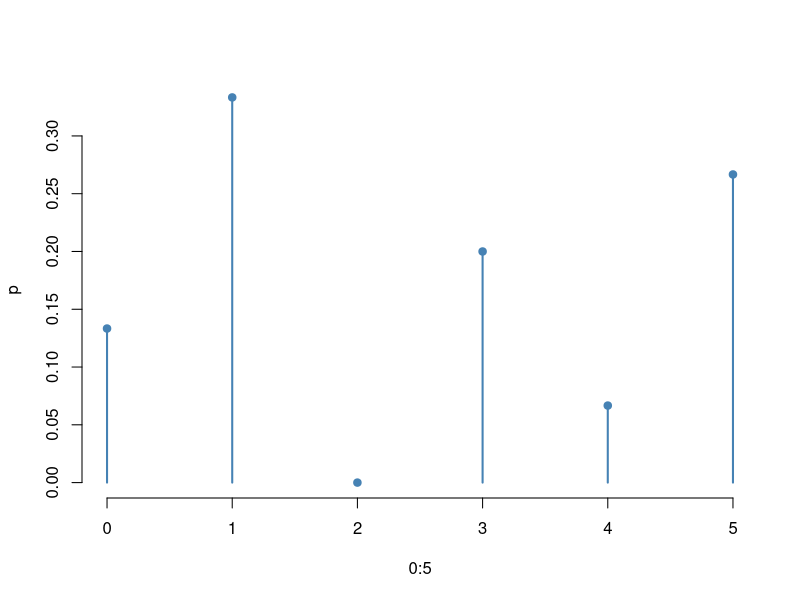

This chart was generated by the following R code: (Note: this script raises an error after producing the figure.)
#definimos fn de prob puntual
p = c(2/15,1/3,0,1/5,1/15,4/15)
names(p)<-0:5
sum(p)
p

#grafico de bastones
plot(0:5,p,col="steelblue",pch=19,frame.plot = F)
segments(x0=0:5,x1=0:5,y0=0,y1=p,col="steelblue",lwd=2)

Fx = function(x){
  cumsum(p)[x+1]
}
Fx(0)

#P(X>2)
1-Fx(2)
sum(p[4:6])
#Px(X<=1)
Fx(1)
sum(p[c("0","1")])
#P(X<1)
Fx(1)-p["1"]
p["0"]
#F(x)
Fx(1)
#𝑃[3 ≤ 𝑋 ≤ 4]
Fx(4)-Fx(2)
sum(p[c("3","4")])

#Ejercicio 2
p = c(1/30,3/30,12/30,8/30,6/30)
names(p)<-c("0","2","5","6","10")
p

Z = 2*c(0,2,5,6,10)-20
sum(Z*p)
sum()

#Ejercicio 4
#P(X<=3)
pbinom(3,prob = 0.1,size = 20)
#P(X>=3) = 1 - P(X<=2)
1-pbinom(2,prob = 0.1,size = 20)
#P(X=3)
dbinom(3,size = 20,prob = 0.1)

#Ejercicio 5
p=c(15,28,41,13)/100
p=c(p,1-sum(p))
#Valor esperado
sum(p*c(200,250,250,250,50))
#en 1000 empleados
sum(p*c(200,250,250,250,50))*1000

#Ejercicio 6
p=.34
#P(X=7)
dbinom(7,size = 15,prob = p)
pbinom(3,size = 15,prob = p)
pbinom(4,size = 15,prob = p)
#P(X>=8) = 1 - P(X<=7)
1- pbinom(7,15,p)
pbinom(7,15,p,lower.tail = F)
#P(X>10)
pbinom(10,15,p,lower.tail = F)
#P(4<=X<=9)
pbinom(9,15,p)-pbinom(3,15,p)
sum(dbinom(4:9,15,p))
#P(X>0) = 1 - P(X=0)
1 - dbinom(0,15,p)
#6 No Casados => 15-6 = 9 Casados
#P(X>=9) = 1 - P(X<=8)
1 - pbinom(8,15,p)
#Esperanza, Var, SD
15*p
15*p*(1-p)
sqrt(15*p*(1-p))

#Ejercicio  7
n = 10
p = 4/10
dbinom(3,size = 7,prob = p)

#Ejercicio 8
mu = 0.6
sd = 0.15
#P(.42<X<.90|X>.51)
#P(.51<X<.90)/P(X>.51)
num = pnorm(.90,mean = mu,sd = sd) - pnorm(.51,mean = mu,sd = sd)
num / (1 - pnorm(.51,mean=mu,sd=sd))
#P(X>a)=1%
qnorm(1/100,mean = mu,sd=sd)
#Y~Bi(n=15,p=?)
p = 1-pnorm(.75)
#P(Y>2)
#1 - P(Y<=2)
pbinom(2,15,p=p)

#Ejercicio 9
#mu=500g
#P(X>512)=.32
qnorm(1-.32)
512-500 / sd = 0.47
sd = (512-500)/qnorm(1-.32)
qnorm(1-.32,mean = 500,sd=sd)
#P(X<475)
pnorm(475,mean=500,sd=sd)
#Y~Bi(n=15,p=(P(X<493)))
p=pnorm(493,mean = 500,sd=sd)
(2/5)*15
#P(Y<=6)
pbinom(6,size = 15,p=p)

#Ejercicio 10
#p=7%
#n=12
#P(X=0) * 2.5
p0 = dbinom(0,size = 12,prob = 7/100)
#P(X=1 U X=2) * 1.8
p12 = sum(dbinom(1:2,size = 12,prob = 7/100))
#P(X=3 U X=4) * 1.2
p34 = sum(dbinom(3:4,size = 12,prob = 7/100))
#P(X>4) * -2.4
p4c = 1 - pbinom(4,size = 12,prob = 7/100)
p=c(p0,p12,p34,p4c)
sum(p)
sum(p*c(2.5,1.8,1.2,-2.4))*200
#P(Y>1.5) = P(X=1 U X=2) + P(X=0)
p0+p12
#P(Z=$10) => P(X=0)*P(X=0)*P(X=0)*P(X=0)
p0^4
